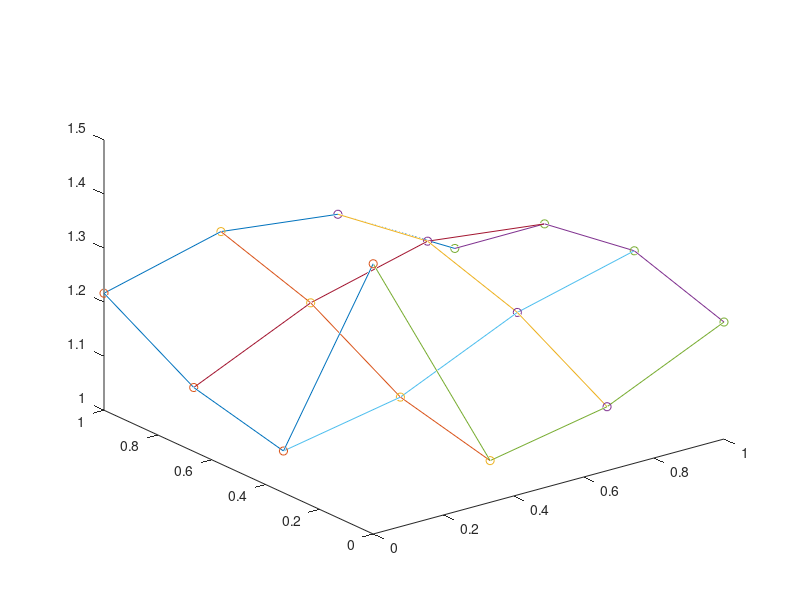

The MATLAB source for this figure: (Note: this script raises an error after producing the figure.)
[X,Y]=meshgrid([0:1/3:1]);
Z=sin(X+Y)+hilb(4)*1.5;
%Z=sin(X+Y)+hilb(4)*1.5;
plot3(X,Y,Z);
hold on;
plot3(Y,X,Z);
plot3(X,Y,Z,'o');

Bezier3by3(X,Y,Z);